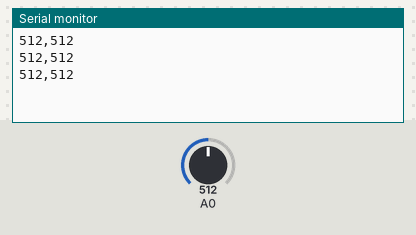
The sketch below on a simulated Arduino Uno, built with avr-gcc and run on an emulated ATmega328P. On the bench: the last lines printed to the serial monitor. The inputs (shaded band) are chosen by the test bench; at power-on: A0 = 512.

Above: at 1.2 s.
1.3 s: A0 set to 716
At 1.9 s:
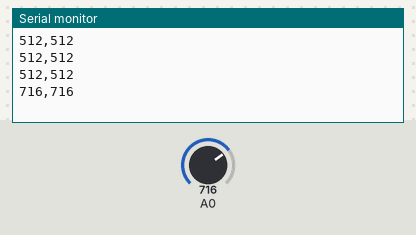
2.8 s: A0 set to 900
At 3.4 s:
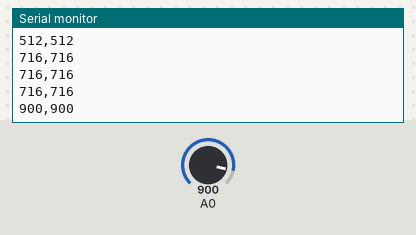
Timing chart, 0 to 5.8 s (numbered marks = the images above; inputs shaded):
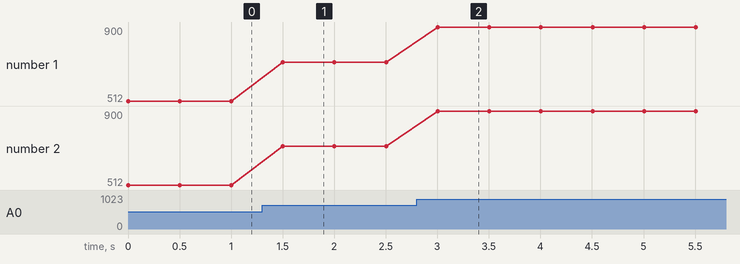

Measured:
- after the input at 1.3 s, the serial monitor: prints a new line after 0.20 s (image 1)
- after the input at 2.8 s, the serial monitor: prints a new line after 0.20 s (image 2)
- plotted number 1: 512 → 716 after the input at 1.3 s, 716 → 900 after the input at 2.8 s
- plotted number 2: 512 → 716 after the input at 1.3 s, 716 → 900 after the input at 2.8 s

The sketch:

Ejemplo_de_lectura_de_datos.ino
```cpp
void setup() {
  // put your setup code here, to run once:
pinMode (A0,INPUT);
Serial.begin(9600);
}

void loop() {
  // put your main code here, to run repeatedly:
// para concatenar el string que va a leer el Processing
Serial.print(analogRead(A0));
Serial.print(",");
Serial.println(analogRead(A0));
delay(500);
// Herramientas serial porter
}
```
